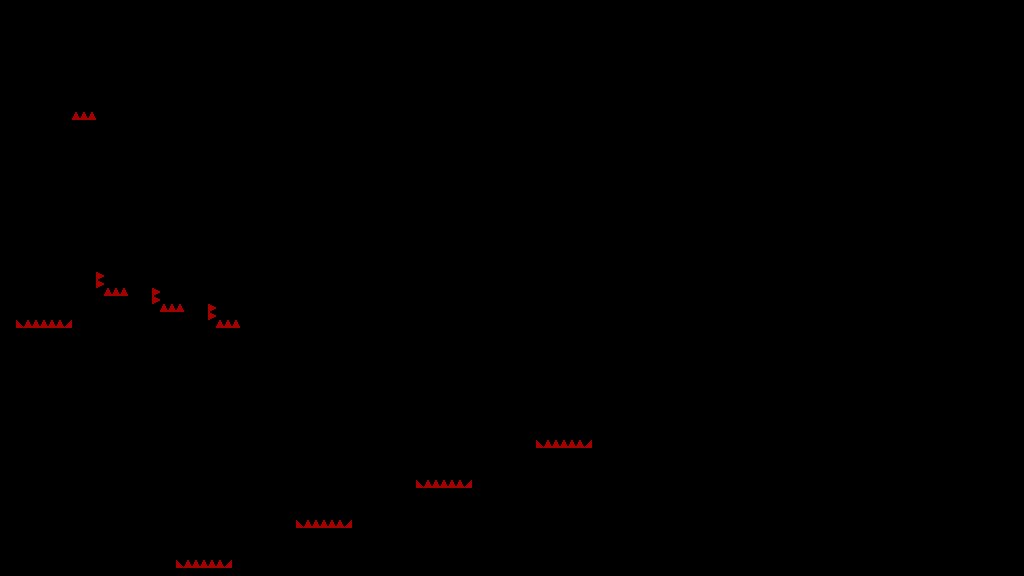

Below is a game level as drawn by its tile map, then a one-line description and the .tmx that defines it (tile-layer data replaced by summaries):
An orthogonal 128x72 tile map with 8x8 px tiles, 1 tile layer (T_Spikes) and 45 objects.

<map version="1.4" tiledversion="1.4.3" orientation="orthogonal" renderorder="right-down" width="128" height="72" tilewidth="8" tileheight="8" infinite="0" nextlayerid="6" nextobjectid="325">
 <tileset firstgid="1" source="../../../Sprites/Tiles/DEV/flat/T_spr_nv_flat_0.tsx" />
 <layer id="1" name="T_Spikes" width="128" height="72">
  <data>[9216 cells, 53 non-empty, 2 distinct tile ids]</data>
 </layer>
 <objectgroup id="2" name="C_Solid">
  <object id="253" x="0" y="568" width="552" height="8" />
  <object id="255" x="352" y="488" width="216" height="40" />
  <object id="258" x="352" y="472" width="64" height="16" />
  <object id="259" x="232" y="528" width="336" height="24" />
  <object id="260" x="232" y="512" width="64" height="16" />
  <object id="264" x="768" y="232" width="256" height="16" />
  <object id="272" x="0" y="552" width="176" height="16" />
  <object id="277" x="232" y="552" width="320" height="16" />
  <object id="278" x="552" y="552">
   <polygon points="0,0 16,0 0,16" />
  </object>
  <object id="301" x="472" y="448" width="216" height="40" />
  <object id="302" x="472" y="432" width="64" height="16" />
  <object id="303" x="592" y="200" width="96" height="248" />
  <object id="304" x="0" y="328" width="536" height="40" />
  <object id="305" x="0" y="368" width="16" height="184" />
  <object id="306" x="0" y="0" width="16" height="328" />
  <object id="307" x="240" y="312" width="32" height="16" />
  <object id="308" x="96" y="184" width="544" height="16" />
  <object id="310" x="184" y="296" width="24" height="32" />
  <object id="311" x="152" y="312" width="32" height="16" />
  <object id="312" x="128" y="280" width="24" height="48" />
  <object id="313" x="208" y="296" width="8" height="8" />
  <object id="314" x="208" y="320" width="8" height="8" />
  <object id="315" x="152" y="280" width="8" height="8" />
  <object id="316" x="152" y="304" width="8" height="8" />
  <object id="317" x="96" y="296" width="32" height="32" />
  <object id="318" x="96" y="288" width="8" height="8" />
  <object id="319" x="96" y="264" width="8" height="8" />
  <object id="320" x="72" y="264" width="24" height="64" />
  <object id="322" x="72" y="120" width="24" height="80" />
  <object id="323" x="16" y="0" width="504" height="24" />
 </objectgroup>
 <objectgroup id="5" name="DEV" visible="0">
  <object id="185" x="752" y="88">
   <polygon points="0,0 24,24 0,24" />
  </object>
  <object id="186" x="824" y="120">
   <polygon points="0,0 24,-24 24,0" />
  </object>
  <object id="187" x="856" y="112">
   <polygon points="0,0 48,0 0,48" />
  </object>
  <object id="188" x="848" y="48">
   <polygon points="0,0 0,48 -48,0" />
  </object>
  <object id="189" x="872" y="184">
   <polygon points="0,0 32,-32 32,0" />
  </object>
  <object id="190" x="712" y="96">
   <polygon points="0,0 24,-24 24,0" />
  </object>
  <object id="191" x="768" y="48">
   <polygon points="0,0 24,24 0,24" />
  </object>
  <object id="192" x="656" y="48">
   <polygon points="0,0 24,24 0,24" />
  </object>
  <object id="193" x="880" y="64">
   <polygon points="0,0 0,24 -24,0" />
  </object>
  <object id="194" x="696" y="48">
   <polygon points="0,0 24,0 0,24" />
  </object>
  <object id="195" x="800" y="112">
   <polygon points="0,0 8,8 0,8" />
  </object>
  <object id="196" x="832" y="144">
   <polygon points="0,0 8,0 0,8" />
  </object>
  <object id="197" x="736" y="48">
   <polygon points="0,0 8,0 0,8" />
  </object>
 </objectgroup>
 <objectgroup id="3" name="C_Balls">
  <object id="270" x="976" y="264" width="8" height="8" />
  <object id="324" x="80" y="80" width="8" height="8" />
 </objectgroup>
 <objectgroup id="4" name="C_Orbs" />
</map>
